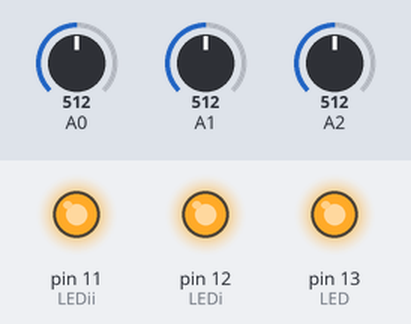
Recording of a sketch running on a simulated Arduino Uno, built with avr-gcc and run on an emulated ATmega328P. Shown: output pins drawn as LEDs (lit = HIGH). Inputs (shaded band) come from the test bench; at power-on: A0 = 512, A1 = 512, A2 = 512. What the sketch prints to the serial monitor is not drawn.

Above: at 0.1 s.
Timing chart, 0 to 1.6 s (numbered marks = the images above):
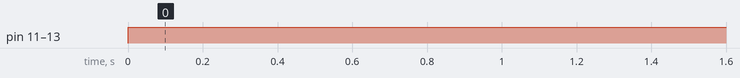

Measured:
- by itself, pin 11 (LEDii), pin 12 (LEDi), pin 13 (LED): LOW → HIGH at 0.00 s

The sketch:

Volt_metro_Sem_foro.ino
```cpp
// Controlar um LED através da saída digital

int LED = 13; // Saída 13 do Arduino.
int LEDi = 12;
int LEDii = 11;

void setup() {
  // put your setup code here, to run once:
  // O comando abaixo é desnecessário caso o modo seja o DEFAULT
  analogReference(DEFAULT);

  // Cria a comunicação serial para exibir os valores no monitor serial
  Serial.begin(9600);

pinMode (LED, OUTPUT); // Define o pino de saída
pinMode (LEDi, OUTPUT);
pinMode (LEDii, OUTPUT);

}
void loop() {
  // put your main code here, to run repeatedly:
digitalWrite(LED,HIGH); //Acende o LED (Nível 1 do pino)
digitalWrite(LEDi, HIGH);
digitalWrite(LEDii, HIGH);

float tensao = analogRead(A0);
float tensoa = analogRead(A1);
float tenaos = analogRead(A2);
tensao = tensao*((5-3)/1023);
tensoa = tensoa*((5)/1023);
tenaos = tenaos*((5)/1023);

//Exibe o valor lido
Serial.println(tensao);
delay(100);
Serial.println(tensoa);
delay(100);
Serial.println(tenaos);
//cria um atraso em cada medida
delay(100);

}
```
